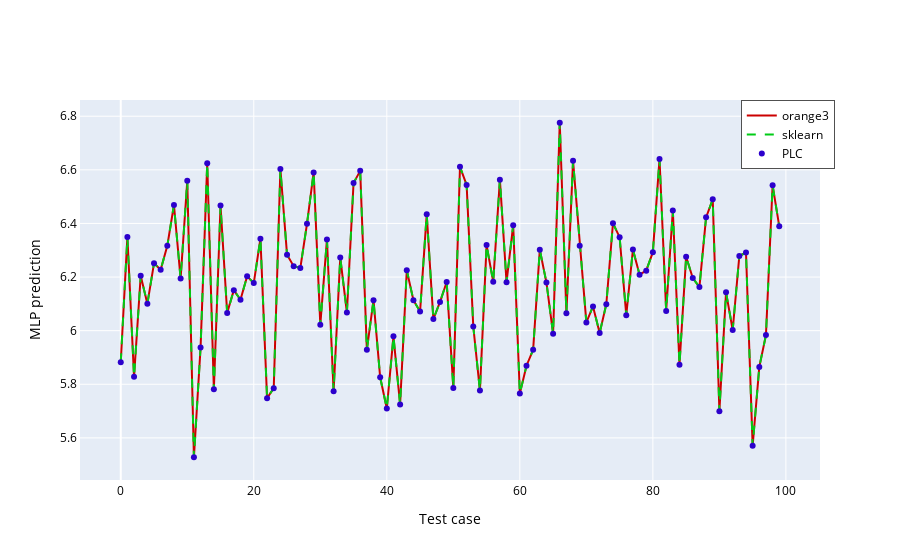

The notebook cell this image was saved under:
### Code cell
# start communication
if __name__ == "__main__":
    try:
        client.connect()
        objects = client.get_objects_node()
        # work in DeviceSet Branch, since it has less side nodes
        devSetNode = get_DeviceSetNode(client)
        prgNode = find_PrgNode(devSetNode)
        MLPnode = prgNode.get_children()[0]
        # relevant MLP nodes
        inNodes = get_MLPinputs(MLPnode)
        outNode = get_MLPoutput(MLPnode)
        # run test
        graph = testMLP(inNodes, outNode, model, sklModel)
        iplot(graph)
            
    finally:
        client.disconnect()

### Figure 1 — Plotly figure (JSON) as saved in the notebook; plotly's stock layout.template omitted (floating-point values rounded to 4 significant figures)
{"data": [{"fill": "none", "line": {"color": "rgb(204, 0, 0)", "dash": "solid", "shape": "linear", "smoothing": 1, "width": 2}, "mode": "lines", "name": "orange3", "opacity": 1, "type": "scatter", "uid": "uid_orange3", "x": [0, 1, 2, 3, 4, 5, 6, 7, 8, 9, 10, 11, 12, 13, 14, 15, 16, 17, 18, 19, 20, 21, 22, 23, 24, 25, 26, 27, 28, 29, 30, 31, 32, 33, 34, 35, 36, 37, 38, 39, 40, 41, 42, 43, 44, 45, 46, 47, 48, 49, 50, 51, 52, 53, 54, 55, 56, 57, 58, 59, 60, 61, 62, 63, 64, 65, 66, 67, 68, 69, 70, 71, 72, 73, 74, 75, 76, 77, 78, 79, 80, 81, 82, 83, 84, 85, 86, 87, 88, 89, 90, 91, 92, 93, 94, 95, 96, 97, 98, 99], "y": [5.882, 6.35, 5.828, 6.205, 6.1, 6.251, 6.227, 6.317, 6.469, 6.194, 6.559, 5.528, 5.937, 6.624, 5.782, 6.467, 6.066, 6.151, 6.115, 6.203, 6.177, 6.343, 5.748, 5.785, 6.603, 6.283, 6.241, 6.234, 6.398, 6.59, 6.022, 6.341, 5.774, 6.273, 6.068, 6.551, 6.596, 5.929, 6.114, 5.826, 5.71, 5.979, 5.725, 6.226, 6.114, 6.071, 6.434, 6.043, 6.107, 6.181, 5.786, 6.611, 6.543, 6.016, 5.777, 6.319, 6.182, 6.563, 6.181, 6.394, 5.765, 5.869, 5.929, 6.302, 6.18, 5.988, 6.776, 6.065, 6.634, 6.317, 6.031, 6.09, 5.992, 6.099, 6.401, 6.349, 6.058, 6.302, 6.209, 6.224, 6.293, 6.641, 6.074, 6.448, 5.873, 6.276, 6.196, 6.163, 6.423, 6.49, 5.699, 6.143, 6.002, 6.279, 6.292, 5.57, 5.865, 5.983, 6.542, 6.39], "yaxis": "y"}, {"fill": "none", "line": {"color": "rgb(0, 204, 22)", "dash": "dash", "shape": "linear", "smoothing": 1, "width": 2}, "mode": "lines", "name": "sklearn", "opacity": 1, "type": "scatter", "uid": "uid_sklearn", "x": [0, 1, 2, 3, 4, 5, 6, 7, 8, 9, 10, 11, 12, 13, 14, 15, 16, 17, 18, 19, 20, 21, 22, 23, 24, 25, 26, 27, 28, 29, 30, 31, 32, 33, 34, 35, 36, 37, 38, 39, 40, 41, 42, 43, 44, 45, 46, 47, 48, 49, 50, 51, 52, 53, 54, 55, 56, 57, 58, 59, 60, 61, 62, 63, 64, 65, 66, 67, 68, 69, 70, 71, 72, 73, 74, 75, 76, 77, 78, 79, 80, 81, 82, 83, 84, 85, 86, 87, 88, 89, 90, 91, 92, 93, 94, 95, 96, 97, 98, 99], "y": [5.882, 6.35, 5.828, 6.205, 6.1, 6.251, 6.227, 6.317, 6.469, 6.194, 6.559, 5.528, 5.937, 6.624, 5.782, 6.467, 6.066, 6.151, 6.115, 6.203, 6.177, 6.343, 5.748, 5.785, 6.603, 6.283, 6.241, 6.234, 6.398, 6.59, 6.022, 6.341, 5.774, 6.273, 6.068, 6.551, 6.596, 5.929, 6.114, 5.826, 5.71, 5.979, 5.725, 6.226, 6.114, 6.071, 6.434, 6.043, 6.107, 6.181, 5.786, 6.611, 6.543, 6.016, 5.777, 6.319, 6.182, 6.563, 6.181, 6.394, 5.765, 5.869, 5.929, 6.302, 6.18, 5.988, 6.776, 6.065, 6.634, 6.317, 6.031, 6.09, 5.992, 6.099, 6.401, 6.349, 6.058, 6.302, 6.209, 6.224, 6.293, 6.641, 6.074, 6.448, 5.873, 6.276, 6.196, 6.163, 6.423, 6.49, 5.699, 6.143, 6.002, 6.279, 6.292, 5.57, 5.865, 5.983, 6.542, 6.39], "yaxis": "y"}, {"fill": "none", "line": {"color": "rgb(44, 0, 204)", "dash": "solid", "shape": "linear", "smoothing": 1, "width": 2}, "mode": "markers", "name": "PLC", "opacity": 1, "type": "scatter", "uid": "uid_PLC", "x": [0, 1, 2, 3, 4, 5, 6, 7, 8, 9, 10, 11, 12, 13, 14, 15, 16, 17, 18, 19, 20, 21, 22, 23, 24, 25, 26, 27, 28, 29, 30, 31, 32, 33, 34, 35, 36, 37, 38, 39, 40, 41, 42, 43, 44, 45, 46, 47, 48, 49, 50, 51, 52, 53, 54, 55, 56, 57, 58, 59, 60, 61, 62, 63, 64, 65, 66, 67, 68, 69, 70, 71, 72, 73, 74, 75, 76, 77, 78, 79, 80, 81, 82, 83, 84, 85, 86, 87, 88, 89, 90, 91, 92, 93, 94, 95, 96, 97, 98, 99], "y": [5.882, 6.35, 5.828, 6.205, 6.1, 6.251, 6.227, 6.317, 6.469, 6.194, 6.559, 5.528, 5.937, 6.624, 5.782, 6.467, 6.066, 6.151, 6.115, 6.203, 6.177, 6.343, 5.748, 5.785, 6.603, 6.283, 6.241, 6.234, 6.398, 6.59, 6.022, 6.341, 5.774, 6.273, 6.068, 6.551, 6.596, 5.929, 6.114, 5.826, 5.71, 5.979, 5.725, 6.226, 6.114, 6.071, 6.434, 6.043, 6.107, 6.181, 5.786, 6.611, 6.543, 6.016, 5.777, 6.319, 6.182, 6.563, 6.181, 6.394, 5.765, 5.869, 5.929, 6.302, 6.18, 5.988, 6.776, 6.065, 6.634, 6.317, 6.031, 6.09, 5.992, 6.099, 6.401, 6.349, 6.058, 6.302, 6.209, 6.224, 6.293, 6.641, 6.074, 6.448, 5.873, 6.276, 6.196, 6.163, 6.423, 6.49, 5.699, 6.143, 6.002, 6.279, 6.292, 5.57, 5.865, 5.983, 6.542, 6.39], "yaxis": "y"}], "layout": {"autosize": true, "hidesources": false, "hovermode": "x", "legend": {"bgcolor": "rgb(255, 255, 255)", "bordercolor": "rgb(80, 80, 80)", "borderwidth": 1, "font": {"color": "rgb(0, 0, 0)", "family": "\"Open sans\", verdana, arial, sans-serif", "size": 12}, "orientation": "v", "traceorder": "normal", "xanchor": "auto", "yanchor": "auto"}, "showlegend": true, "title": {"font": {"color": "rgb(0, 0, 0)", "family": "\"Open sans\", verdana, arial, sans-serif", "size": 14}, "text": "<b></b>"}, "xaxis": {"anchor": "y", "autorange": true, "range": [-5.958, 105.0], "showgrid": true, "showline": true, "showticklabels": true, "side": "bottom", "tickfont": {"color": "rgb(0, 0, 0)", "family": "\"Open sans\", verdana, arial, sans-serif", "size": 12}, "title": {"font": {"color": "rgb(0, 0, 0)", "family": "\"Open sans\", verdana, arial, sans-serif", "size": 14}, "text": "Test case"}, "type": "linear"}, "yaxis": {"anchor": "x", "autorange": true, "range": [5.436, 6.867], "showgrid": true, "showline": true, "showticklabels": true, "side": "left", "tickfont": {"color": "rgb(0, 0, 0)", "family": "\"Open sans\", verdana, arial, sans-serif", "size": 12}, "title": {"font": {"color": "rgb(0, 0, 0)", "family": "\"Open sans\", verdana, arial, sans-serif", "size": 14}, "text": "MLP prediction"}, "type": "linear"}}}
